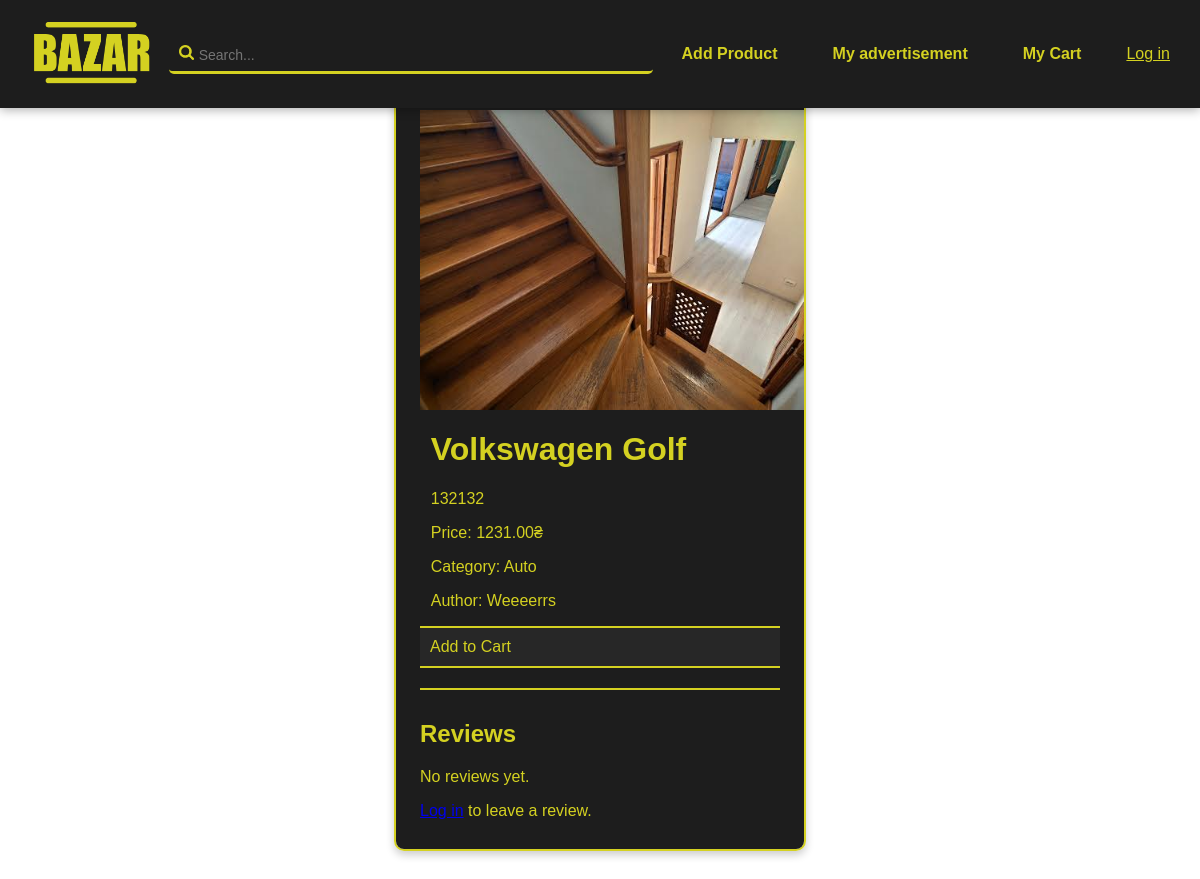
The app's page /details/1, older data.
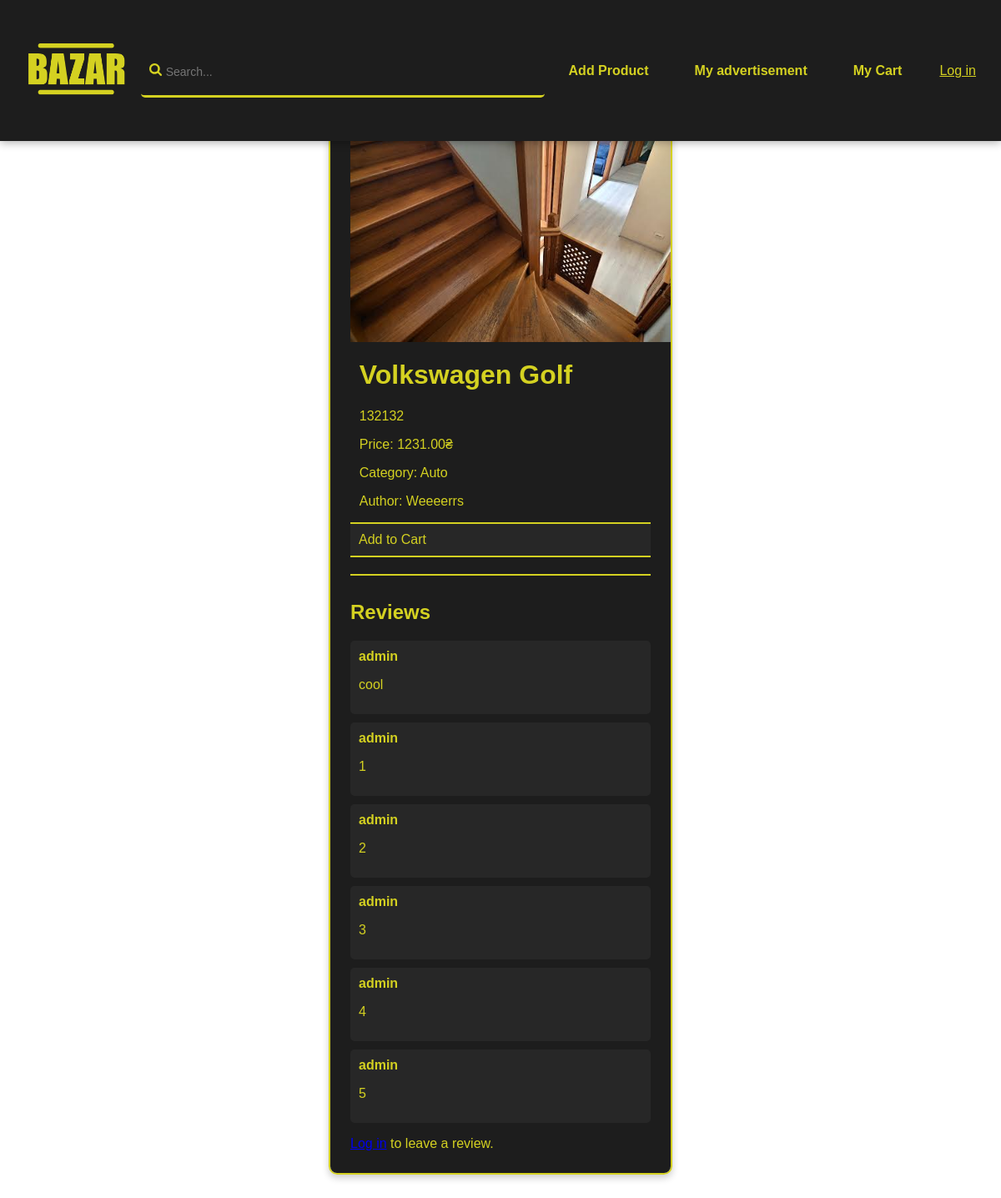
The same page, newer data.
### products/models.py (models this page shows, shortened)
class Review(models.Model):
    user = models.ForeignKey(User, on_delete=models.CASCADE)
    product = models.ForeignKey("Product", on_delete=models.CASCADE, related_name="reviews")
    text = models.TextField()
    created_at = models.DateTimeField(auto_now_add=True)

### products/views.py (the view)
# urls.py: path("details/<int:id>", details, name='details'),
def details(request, id):
    try:
        product = Product.objects.get(id=id)
    except Product.DoesNotExist:
        return HttpResponse("Product not found")
    return render(request, "products/details.html", {'product': product})

### products/templates/products/details.html (shortened to what this page needs)
{% extends "products/product_list.html" %}
{% block content %}
<body>
    <div class="product-details" scroll="yet">
        <img src="{{ product.image.url }}" style="width:400px; max-height: fit-content;">
        <div style="margin-left: 3%;">
            <h1>{{ product.name }}</h1>
            <p>{{ product.description }}</p>
            <p>Price: {{ product.price }}₴</p>
            <p>Category: {{ product.category }}</p>
            <p>Author: {{ product.author }}</p>
        </div>
        <a class="btn" href="{% url 'add_to_favorites' product.id %}">
            {% if user in product.favorites.all %}
                Remove from Cart
            {% else %}
                Add to Cart
            {% endif %}
        </a>
        <div class="review-section">
            <h2>Reviews</h2>
            {% for review in product.reviews.all %}
                <div class="review">
                    <strong>{{ review.user.username }}</strong>
                    <p>{{ review.text }}</p>
                </div>
            {% empty %}
                <p>No reviews yet.</p>
            {% endfor %}
            {% if user.is_authenticated %}
            <form method="post" action="{% url 'add_review' product.id %}">
                {% csrf_token %}
                    <textarea name="text" rows="3" placeholder="Write your review..."></textarea>
                    <button class="btn" type="submit">Submit Review</button>
                </form>
            {% else %}
                <p><a href="{% url 'login' %}">Log in</a> to leave a review.</p>
            {% endif %}
        </div>
    </div>
</body>
</html>
{% endblock %}

Row changes from the older to the newer data that the page shows:
added Review: user.username "admin", text "cool"
added Review: user.username "admin", text "1"
added Review: user.username "admin", text "2"
added Review: user.username "admin", text "3"
added Review: user.username "admin", text "4"
added Review: user.username "admin", text "5"
Text that changed along with them:
text no longer shown: "No reviews yet."
